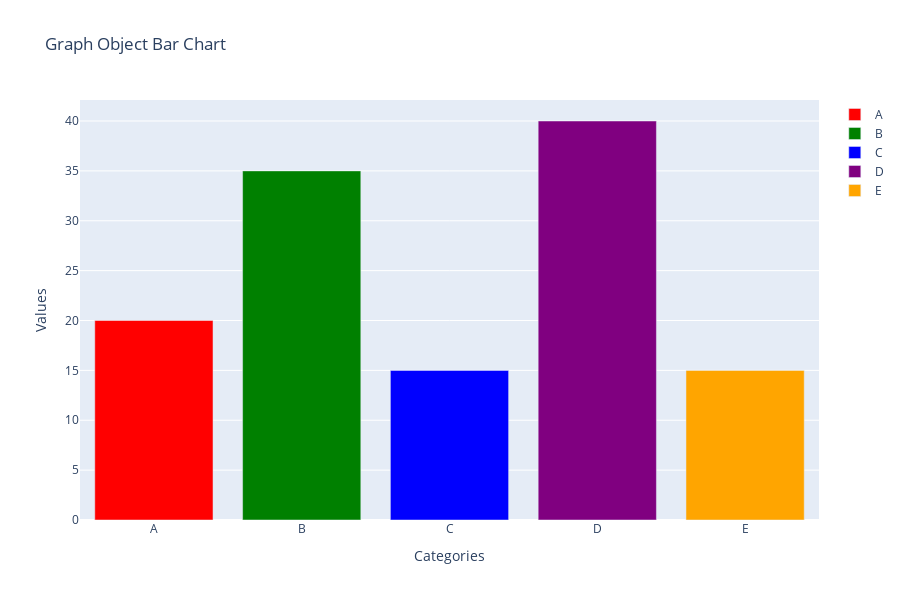

This figure's notebook cell:
### Markdown cell above
### Graph Object Bar Chart

### Code cell
import plotly.graph_objects as go

# Sample data
categories = ['A', 'B', 'C', 'D','E']
values = [20, 35, 15, 40,15]
colors = ['red', 'green', 'blue', 'purple','orange']

# Create traces for each bar
traces = []
for i in range(len(categories)):
    trace = go.Bar(
        x=[categories[i]],
        y=[values[i]],
        marker=dict(color=colors[i]),
        name=categories[i],  # Name for legend
        showlegend=True,  # Show in legend
    )
    traces.append(trace)

# Create layout
layout = go.Layout(
    title='Graph Object Bar Chart',
    xaxis=dict(title='Categories'),
    yaxis=dict(title='Values'),
    height=600
)

# Create figure
fig = go.Figure(data=traces, layout=layout)

# Show the plot
fig.show()

### Figure 1 — Plotly figure (JSON) as saved in the notebook; plotly's stock layout.template omitted (floating-point values rounded to 4 significant figures)
{"data": [{"marker": {"color": "red"}, "name": "A", "showlegend": true, "type": "bar", "x": ["A"], "y": [20]}, {"marker": {"color": "green"}, "name": "B", "showlegend": true, "type": "bar", "x": ["B"], "y": [35]}, {"marker": {"color": "blue"}, "name": "C", "showlegend": true, "type": "bar", "x": ["C"], "y": [15]}, {"marker": {"color": "purple"}, "name": "D", "showlegend": true, "type": "bar", "x": ["D"], "y": [40]}, {"marker": {"color": "orange"}, "name": "E", "showlegend": true, "type": "bar", "x": ["E"], "y": [15]}], "layout": {"height": 600, "title": {"text": "Graph Object Bar Chart"}, "xaxis": {"title": {"text": "Categories"}}, "yaxis": {"title": {"text": "Values"}}}}
